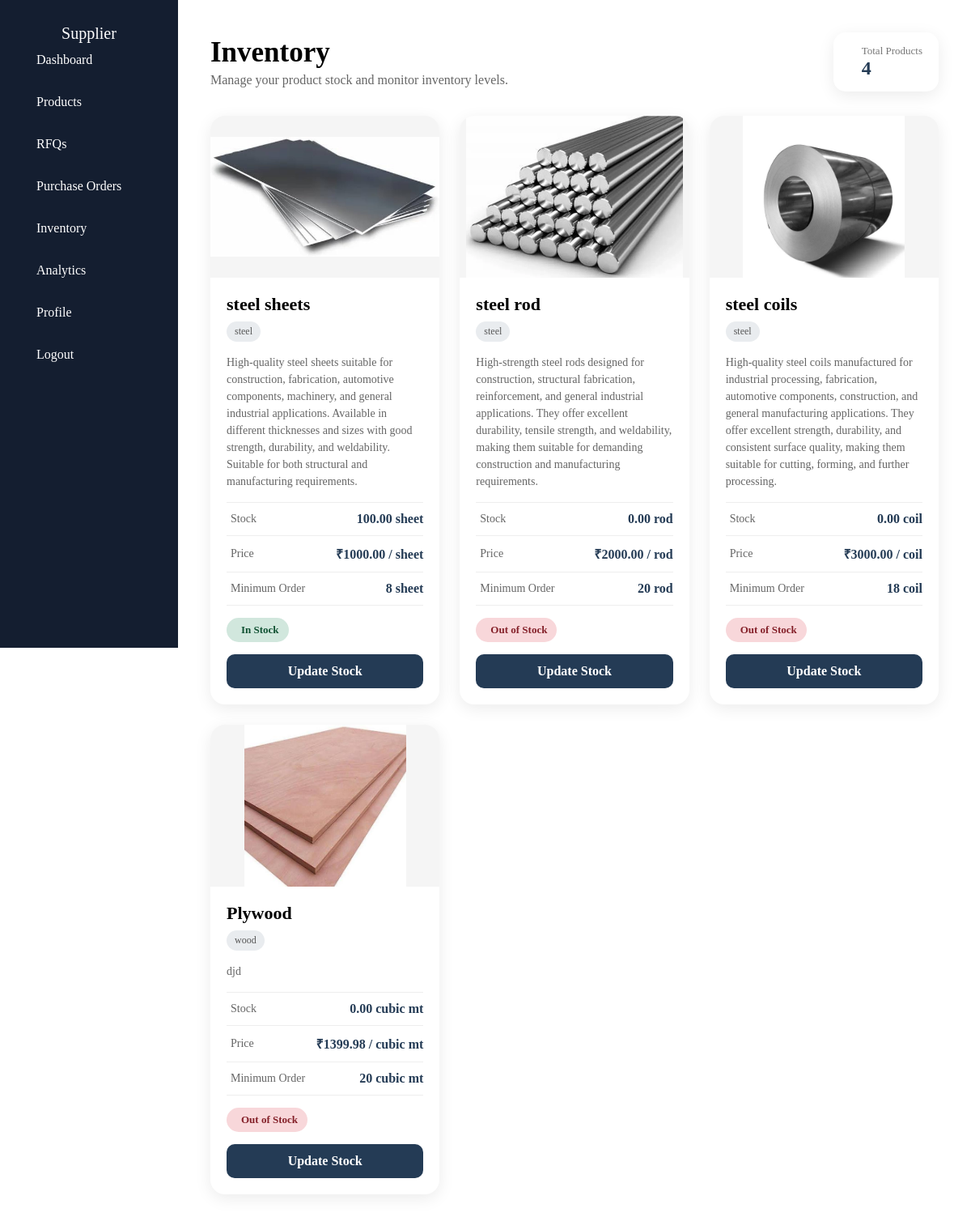
The app's page /inventory/ (signed in) with its own data.
### vendor/models.py (models this page shows, shortened)
class Product(models.Model):
   supplier=models.ForeignKey(Supplier,on_delete=models.CASCADE,related_name="products")
   name=models.CharField(max_length=100)
   category=models.CharField(max_length=100)
   description=models.TextField(blank=True)
   unit=models.CharField(max_length=10)
   price = models.DecimalField(max_digits=10,decimal_places=2,default=0.00)
   minimum_order_quantity=models.PositiveIntegerField()
   stock_quantity = models.DecimalField(
    max_digits=12,
    decimal_places=2,
    default=0
          )
   image=models.ImageField(upload_to="productimages/",default=None)

### vendor/views.py (the view)
# urls.py: path("inventory/",views.inventory,name="inventory"),
@login_required
def inventory(request):
    supplier = Supplier.objects.get(user=request.user)
    products = Product.objects.filter(
        supplier=supplier
    )
    return render(request, "inventory.html", {
        "products": products
    })

### vendor/templates/inventory.html (shortened to what this page needs)
{% extends "base.html" %}
{% block content %}
<div class="inventory-page">
    <div class="inventory-header">
        <div>
            <h1>Inventory</h1>
            <p>
                Manage your product stock and monitor inventory levels.
            </p>
        </div>
        <div class="inventory-summary">
            <div>
                <span>Total Products</span>
                <strong>{{ products|length }}</strong>
            </div>
        </div>
    </div>
    <div class="inventory-grid">
        {% for product in products %}
        <div class="inventory-card">
            <div class="inventory-image">
                {% if product.image %}
                    <img
                        src="{{ product.image.url }}"
                        alt="{{ product.name }}"
                    >
                {% else %}
                    <i class="bi bi-image"></i>
                {% endif %}
            </div>
            <div class="inventory-content">
                <div class="inventory-title">
                    <h2>
                        {{ product.name }}
                    </h2>
                    <span class="inventory-category">
                        {{ product.category }}
                    </span>
                </div>
                <p class="inventory-description">
                    {{ product.description }}
                </p>
                <div class="inventory-details">
                    <div class="inventory-detail">
                        <span>
                            Stock
                        </span>
                        <strong>
                            {{ product.stock_quantity }}
                            {{ product.unit }}
                        </strong>
                    </div>
                    <div class="inventory-detail">
                        <span>
                            Price
                        </span>
                        <strong>
                            ₹{{ product.price }}
                            / {{ product.unit }}
                        </strong>
                    </div>
                    <div class="inventory-detail">
                        <span>
                            Minimum Order
                        </span>
                        <strong>
                            {{ product.minimum_order_quantity }}
                            {{ product.unit }}
                        </strong>
                    </div>
                </div>
                <div class="inventory-status">
                    {% if product.stock_quantity <= 0 %}
                        <span class="stock-badge out">
                            Out of Stock
                        </span>
                    {% elif product.stock_quantity <= 10 %}
                        <span class="stock-badge low">
                            <i class="bi bi-exclamation-circle"></i>
                            Low Stock
                        </span>
                    {% else %}
                        <span class="stock-badge available">
                            In Stock
                        </span>
                    {% endif %}
                </div>
                <a
                    href="{% url 'updateinventory' product.id %}"
                    class="inventory-update-btn"
                >
                    Update Stock
                </a>
            </div>
        </div>
        {% endfor %}
    </div>
</div>
{% endblock %}

### records on screen
Product: image (picture), name "steel sheets", category "steel", description "High-quality steel sheets suitable for construction, fabrication, automotive components, machinery, and general industrial applications. Available in different thicknesses and sizes with good strength, durability, and weldability. Suitable for both structural and manufacturing requirements.", stock_quantity "100.00", unit "sheet", price "1000.00", minimum_order_quantity "8", shows "In Stock"
Product: image (picture), name "steel rod", category "steel", description "High-strength steel rods designed for construction, structural fabrication, reinforcement, and general industrial applications. They offer excellent durability, tensile strength, and weldability, making them suitable for demanding construction and manufacturing requirements.", stock_quantity "0.00", unit "rod", price "2000.00", minimum_order_quantity "20", shows "Out of Stock"
Product: image (picture), name "steel coils", category "steel", description "High-quality steel coils manufactured for industrial processing, fabrication, automotive components, construction, and general manufacturing applications. They offer excellent strength, durability, and consistent surface quality, making them suitable for cutting, forming, and further processing.", stock_quantity "0.00", unit "coil", price "3000.00", minimum_order_quantity "18", shows "Out of Stock"
Product: image (picture), name "Plywood", category "wood", description "djd", stock_quantity "0.00", unit "cubic mt", price "1399.98", minimum_order_quantity "20", shows "Out of Stock"

### other values on screen
{{ products|length }} "4"
